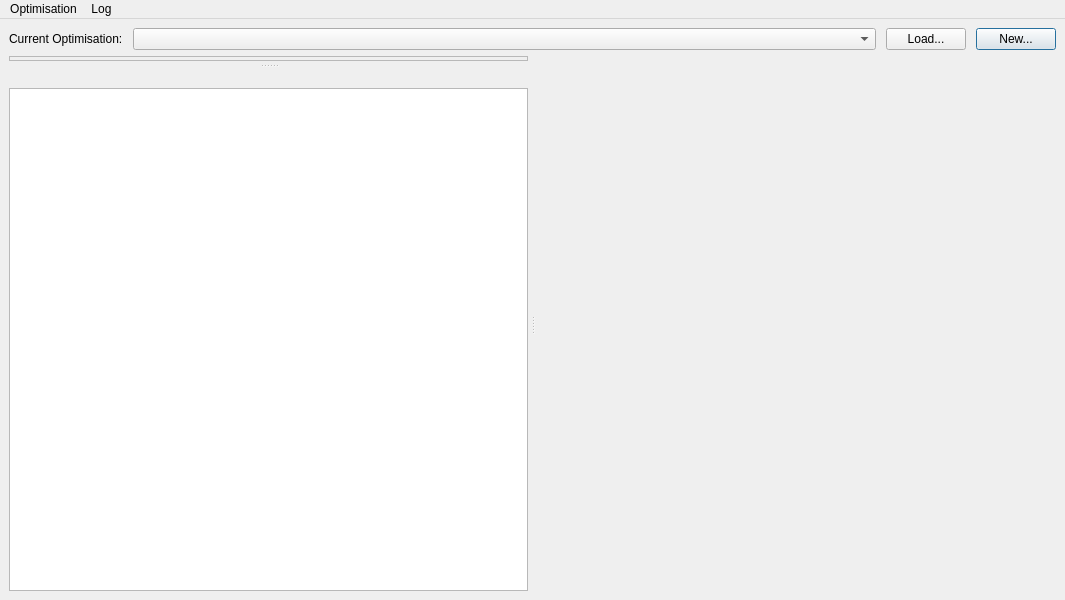
<?xml version="1.0" encoding="UTF-8"?>
<ui version="4.0">
 <class>MainWindow</class>
 <widget class="QMainWindow" name="MainWindow">
  <property name="geometry">
   <rect>
    <x>0</x>
    <y>0</y>
    <width>1065</width>
    <height>600</height>
   </rect>
  </property>
  <property name="windowTitle">
   <string>MainWindow</string>
  </property>
  <widget class="QWidget" name="centralwidget">
   <layout class="QVBoxLayout" name="verticalLayout_3">
    <item>
     <widget class="QWidget" name="widget" native="true">
      <property name="sizePolicy">
       <sizepolicy hsizetype="Preferred" vsizetype="Fixed">
        <horstretch>0</horstretch>
        <verstretch>0</verstretch>
       </sizepolicy>
      </property>
      <layout class="QHBoxLayout" name="horizontalLayout">
       <property name="spacing">
        <number>10</number>
       </property>
       <property name="leftMargin">
        <number>0</number>
       </property>
       <property name="topMargin">
        <number>0</number>
       </property>
       <property name="rightMargin">
        <number>0</number>
       </property>
       <property name="bottomMargin">
        <number>0</number>
       </property>
       <item>
        <widget class="QLabel" name="label">
         <property name="sizePolicy">
          <sizepolicy hsizetype="Preferred" vsizetype="Fixed">
           <horstretch>0</horstretch>
           <verstretch>0</verstretch>
          </sizepolicy>
         </property>
         <property name="text">
          <string>Current Optimisation:</string>
         </property>
        </widget>
       </item>
       <item>
        <widget class="QComboBox" name="optimisationComboBox">
         <property name="sizePolicy">
          <sizepolicy hsizetype="MinimumExpanding" vsizetype="Fixed">
           <horstretch>0</horstretch>
           <verstretch>0</verstretch>
          </sizepolicy>
         </property>
        </widget>
       </item>
       <item>
        <widget class="QPushButton" name="loadOptimisationButton">
         <property name="sizePolicy">
          <sizepolicy hsizetype="Minimum" vsizetype="Fixed">
           <horstretch>0</horstretch>
           <verstretch>0</verstretch>
          </sizepolicy>
         </property>
         <property name="text">
          <string>Load...</string>
         </property>
        </widget>
       </item>
       <item>
        <widget class="QPushButton" name="newOptimisationButton">
         <property name="sizePolicy">
          <sizepolicy hsizetype="Minimum" vsizetype="Fixed">
           <horstretch>0</horstretch>
           <verstretch>0</verstretch>
          </sizepolicy>
         </property>
         <property name="text">
          <string>New...</string>
         </property>
         <property name="default">
          <bool>true</bool>
         </property>
        </widget>
       </item>
      </layout>
     </widget>
    </item>
    <item>
     <widget class="QSplitter" name="splitter_main">
      <property name="frameShape">
       <enum>QFrame::NoFrame</enum>
      </property>
      <property name="lineWidth">
       <number>1</number>
      </property>
      <property name="midLineWidth">
       <number>0</number>
      </property>
      <property name="orientation">
       <enum>Qt::Horizontal</enum>
      </property>
      <property name="handleWidth">
       <number>10</number>
      </property>
      <widget class="QSplitter" name="splitter_sidebar">
       <property name="frameShape">
        <enum>QFrame::NoFrame</enum>
       </property>
       <property name="orientation">
        <enum>Qt::Vertical</enum>
       </property>
       <property name="handleWidth">
        <number>10</number>
       </property>
       <widget class="QFrame" name="frame">
        <property name="sizePolicy">
         <sizepolicy hsizetype="Preferred" vsizetype="Preferred">
          <horstretch>0</horstretch>
          <verstretch>0</verstretch>
         </sizepolicy>
        </property>
        <property name="minimumSize">
         <size>
          <width>0</width>
          <height>0</height>
         </size>
        </property>
        <property name="frameShape">
         <enum>QFrame::StyledPanel</enum>
        </property>
        <property name="frameShadow">
         <enum>QFrame::Raised</enum>
        </property>
        <layout class="QVBoxLayout" name="verticalLayout">
         <property name="spacing">
          <number>0</number>
         </property>
         <property name="leftMargin">
          <number>0</number>
         </property>
         <property name="topMargin">
          <number>0</number>
         </property>
         <property name="rightMargin">
          <number>0</number>
         </property>
         <property name="bottomMargin">
          <number>0</number>
         </property>
         <item>
          <widget class="PlotterWidget" name="fitnessPlot" native="true">
           <property name="sizePolicy">
            <sizepolicy hsizetype="Preferred" vsizetype="Preferred">
             <horstretch>0</horstretch>
             <verstretch>0</verstretch>
            </sizepolicy>
           </property>
           <property name="minimumSize">
            <size>
             <width>0</width>
             <height>0</height>
            </size>
           </property>
          </widget>
         </item>
        </layout>
       </widget>
       <widget class="QWidget" name="loggers" native="true">
        <layout class="QVBoxLayout" name="verticalLayout_2">
         <property name="spacing">
          <number>0</number>
         </property>
         <property name="leftMargin">
          <number>0</number>
         </property>
         <property name="topMargin">
          <number>0</number>
         </property>
         <property name="rightMargin">
          <number>0</number>
         </property>
         <property name="bottomMargin">
          <number>0</number>
         </property>
         <item>
          <widget class="QLabel" name="plotText">
           <property name="sizePolicy">
            <sizepolicy hsizetype="Fixed" vsizetype="Preferred">
             <horstretch>0</horstretch>
             <verstretch>0</verstretch>
            </sizepolicy>
           </property>
           <property name="minimumSize">
            <size>
             <width>0</width>
             <height>0</height>
            </size>
           </property>
           <property name="font">
            <font>
             <pointsize>11</pointsize>
             <italic>true</italic>
            </font>
           </property>
           <property name="text">
            <string/>
           </property>
          </widget>
         </item>
         <item>
          <widget class="QTextEdit" name="logText">
           <property name="sizePolicy">
            <sizepolicy hsizetype="Preferred" vsizetype="Expanding">
             <horstretch>0</horstretch>
             <verstretch>0</verstretch>
            </sizepolicy>
           </property>
           <property name="minimumSize">
            <size>
             <width>0</width>
             <height>0</height>
            </size>
           </property>
          </widget>
         </item>
        </layout>
       </widget>
      </widget>
      <widget class="QStackedWidget" name="stackedWidget">
       <property name="currentIndex">
        <number>1</number>
       </property>
       <widget class="QWidget" name="page">
        <layout class="QVBoxLayout" name="verticalLayout_4">
         <property name="spacing">
          <number>10</number>
         </property>
         <property name="leftMargin">
          <number>0</number>
         </property>
         <property name="topMargin">
          <number>0</number>
         </property>
         <property name="rightMargin">
          <number>0</number>
         </property>
         <property name="bottomMargin">
          <number>0</number>
         </property>
         <item>
          <widget class="ZoomPanView" name="graphicsView"/>
         </item>
         <item>
          <widget class="QLabel" name="colorMap">
           <property name="sizePolicy">
            <sizepolicy hsizetype="MinimumExpanding" vsizetype="Fixed">
             <horstretch>0</horstretch>
             <verstretch>0</verstretch>
            </sizepolicy>
           </property>
           <property name="minimumSize">
            <size>
             <width>100</width>
             <height>20</height>
            </size>
           </property>
           <property name="maximumSize">
            <size>
             <width>2000</width>
             <height>20</height>
            </size>
           </property>
           <property name="text">
            <string/>
           </property>
           <property name="pixmap">
            <pixmap resource="../Resourses.qrc">:/images/Map.png</pixmap>
           </property>
           <property name="scaledContents">
            <bool>true</bool>
           </property>
          </widget>
         </item>
        </layout>
       </widget>
       <widget class="QWidget" name="page_2">
        <property name="autoFillBackground">
         <bool>false</bool>
        </property>
        <property name="styleSheet">
         <string notr="true"/>
        </property>
        <layout class="QHBoxLayout" name="horizontalLayout_3" stretch="0">
         <property name="spacing">
          <number>6</number>
         </property>
         <property name="leftMargin">
          <number>0</number>
         </property>
         <property name="topMargin">
          <number>0</number>
         </property>
         <property name="rightMargin">
          <number>0</number>
         </property>
         <property name="bottomMargin">
          <number>0</number>
         </property>
         <item>
          <widget class="QLabel" name="aerOptLog">
           <property name="text">
            <string/>
           </property>
           <property name="pixmap">
            <pixmap resource="../Resourses.qrc">:/images/canvas_logo.png</pixmap>
           </property>
           <property name="alignment">
            <set>Qt::AlignCenter</set>
           </property>
          </widget>
         </item>
        </layout>
       </widget>
      </widget>
     </widget>
    </item>
   </layout>
  </widget>
  <widget class="QMenuBar" name="menuBar">
   <property name="geometry">
    <rect>
     <x>0</x>
     <y>0</y>
     <width>1065</width>
     <height>21</height>
    </rect>
   </property>
   <widget class="QMenu" name="menuOptimisations">
    <property name="title">
     <string>Optimisation</string>
    </property>
    <widget class="QMenu" name="menuCurrent_Optimisation">
     <property name="title">
      <string>Current Optimisation</string>
     </property>
     <addaction name="actionCurrent_Optimisation_Settings"/>
     <addaction name="actionShowCurrentOptimisationFiles"/>
    </widget>
    <addaction name="actionNewOptimisation"/>
    <addaction name="menuCurrent_Optimisation"/>
   </widget>
   <widget class="QMenu" name="menuLog">
    <property name="title">
     <string>Log</string>
    </property>
    <addaction name="actionShowLog"/>
   </widget>
   <addaction name="menuOptimisations"/>
   <addaction name="menuLog"/>
  </widget>
  <action name="actionNewOptimisation">
   <property name="text">
    <string>New...</string>
   </property>
   <property name="toolTip">
    <string>New Optimisation</string>
   </property>
   <property name="shortcut">
    <string>Ctrl+N</string>
   </property>
  </action>
  <action name="actionShowLog">
   <property name="text">
    <string>Show...</string>
   </property>
   <property name="toolTip">
    <string>ShowLog</string>
   </property>
   <property name="shortcut">
    <string>Ctrl+L</string>
   </property>
  </action>
  <action name="actionShowCurrentOptimisationFiles">
   <property name="text">
    <string>Files...</string>
   </property>
   <property name="shortcut">
    <string>Ctrl+F</string>
   </property>
  </action>
  <action name="actionCurrent_Optimisation_Settings">
   <property name="text">
    <string>Configuration...</string>
   </property>
   <property name="shortcut">
    <string>Ctrl+C</string>
   </property>
  </action>
 </widget>
 <customwidgets>
  <customwidget>
   <class>ZoomPanView</class>
   <extends>QGraphicsView</extends>
   <header>zoompanview.h</header>
  </customwidget>
  <customwidget>
   <class>PlotterWidget</class>
   <extends>QWidget</extends>
   <header>PlotterWidget.h</header>
   <container>1</container>
  </customwidget>
 </customwidgets>
 <resources>
  <include location="../Resourses.qrc"/>
 </resources>
 <connections/>
</ui>
